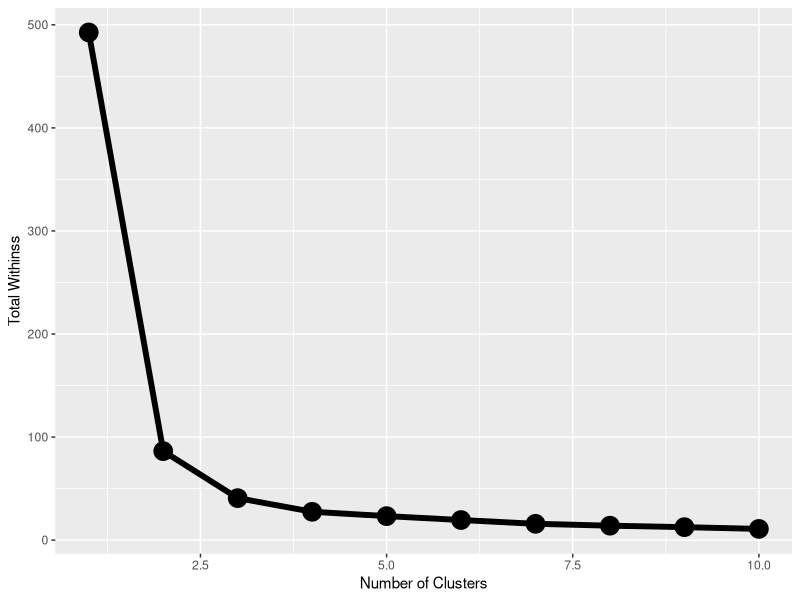

The R source for this figure:
## ---- chunk 1
library(ggplot2)
pdata<-iris[c('Petal.Length','Sepal.Width')]
ydata<-sapply(c(1:10),function(x) kmeans(pdata,center=x,nstart=10)$tot.withinss)
lab<- c("Number of Clusters","Total Withinss")
qplot(c(1:10),ydata,geom="point",xlab=lab[1],ylab=lab[2],size=I(6))+geom_line(size=2)
